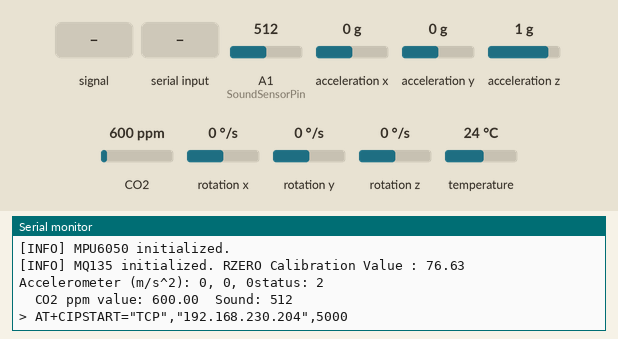
This sketch was run on a simulated Arduino Leonardo, built with avr-gcc and run on an emulated ATmega32U4. Shown: the last lines printed to the serial monitor. The test bench sets the inputs (shaded band); at power-on: acceleration x 0 g, A1 (SoundSensorPin) = 512, acceleration y 0 g, acceleration z 1 g, CO2 600 ppm, rotation x 0 °/s, rotation y 0 °/s, rotation z 0 °/s, temperature 24 °C. The modem accepts every AT command (registered, SIM ready, sends succeed) and sends nothing else.

Above: at 10.2 s.
10.3 s: A1 (SoundSensorPin) fed a 200 Hz sine of ±81 counts around its level
12.5 s: acceleration x set to -1.4 g
At 13.8 s:
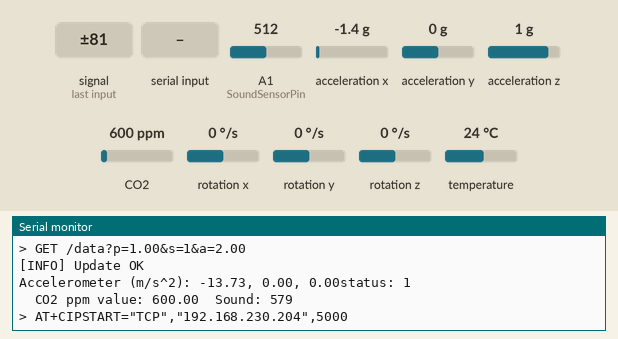
14.0 s: A1 (SoundSensorPin) set to 716
At 15.4 s:
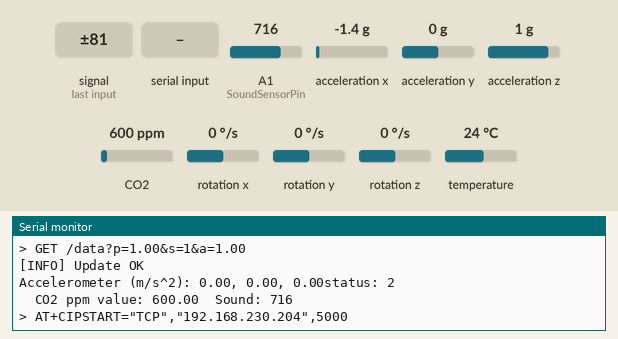
15.5 s: acceleration y set to -1.4 g
17.0 s: A1 (SoundSensorPin) fed a 1000 Hz sine of ±255 counts around its level
18.5 s: "1" received over the second serial link
Timing chart, 0 to 21.0 s (numbered marks = the images above; inputs shaded):
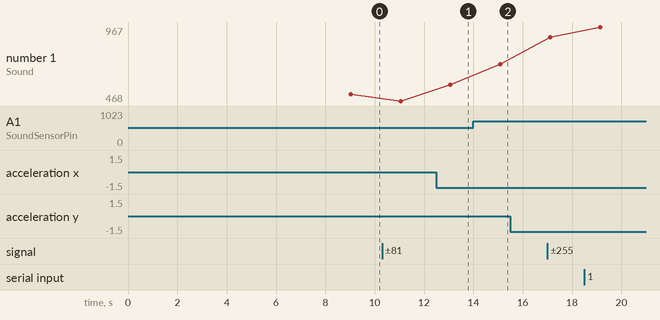

The sketch:

SubwayEaseUpMain.ino
```cpp
#include "ACCSensor.cpp"
#include "AirSensor.cpp"
#include "Sound.cpp"
#include "Wifi.cpp"

/*loop COUNT*/
int count = 0;

/*value*/
int sound;
float ppm;
float acc_all;
String ppm_s, sound_s, acc_all_s;

void setup() {
    wifiSetUp("OPPO A9 2020", "12345qwert");

    Serial.begin(9600);
    while (!Serial) {
        delay(10);  // will pause Zero, Leonardo, etc until serial console opens
    }
    /*PING SET*/
    acceleration_setup();
    air_setup();
}

void loop() {
    acc_all = acceleration_loop(count);
    ppm = air_loop();
    sound = sound_loop();
    // delay(1000);
    count++;
    /*to string*/
    ppm_s = String(ppm);
    sound_s = String(sound);
    acc_all_s = String(acc_all);

    sendToServer(
            "192.168.230.204",
            "5000",
            "/data?p=" + ppm_s + "&s=" + sound_s + "&a=" + acc_all_s,
            true);

}
```

ACCSensor.cpp
```cpp
#include <Wire.h>
#include <Adafruit_MPU6050.h>
#include <HardwareSerial.h>

/*PING DEFINE*/
static Adafruit_MPU6050 mpu;  //acceleration define
/*PING DEFINE _END*/

static float prex = 0, prey = 0, prez = 0, acc_sum = 0;
static int status;// 0->heading toward next station, 1->close to next station, 2-> between two station

static void acceleration_setup() {
    if (!mpu.begin()) {
        Serial.println("[ERROR] Failed to find MPU6050 chip");
        while (1) {
            delay(10);
        }
    }
    mpu.setAccelerometerRange(MPU6050_RANGE_16_G);
    mpu.setGyroRange(MPU6050_RANGE_250_DEG);
    mpu.setFilterBandwidth(MPU6050_BAND_21_HZ);
    Serial.println("[INFO] MPU6050 initialized.");
}

static float acceleration_loop(int count) {
    /* Get new sensor events with the readings */
    sensors_event_t a, g, temp;
    mpu.getEvent(&a, &g, &temp);

    if (count == 0) {
        prex = a.acceleration.x;
        prey = a.acceleration.y;
        prez = a.acceleration.z;

        /* Print out the accelerometer and gyro values */
        Serial.print("Accelerometer (m/s^2): ");
        Serial.print(0);
        Serial.print(", ");
        Serial.print(0);
        Serial.print(", ");
        Serial.print(0);
    } else {
        /* Print out the accelerometer and gyro values */
        Serial.print("Accelerometer (m/s^2): ");
        Serial.print(a.acceleration.x - prex);
        Serial.print(", ");
        Serial.print(a.acceleration.y - prey);
        Serial.print(", ");
        Serial.print(a.acceleration.z - prez);

        acc_sum = abs(a.acceleration.x - prex) + abs(a.acceleration.y - prey) + abs(a.acceleration.z - prez);

        prex = a.acceleration.x;
        prey = a.acceleration.y;
        prez = a.acceleration.z;
    }
    if (acc_sum > 3) {
        digitalWrite(8, HIGH);
        if (status==2){
          status=1;
        }else if(status==1){
          status = 0;
        }

    } else {
        digitalWrite(8, LOW);
        status = 2;
    }
  Serial.print("status: ");
  Serial.println(status);
    return status;
}
```

AirSensor.cpp
```cpp
#include <MQ135.h>
#include <HardwareSerial.h>

/*PING DEFINE*/
#define ANALOGPIN A0  // 空氣船趕氣腳位
/*PING DEFINE _END*/

static MQ135 gasSensor = MQ135(ANALOGPIN);  // AIR SENSOR PING

static void air_setup() {
    float rzero = gasSensor.getRZero();
    delay(3000);
    Serial.print("[INFO] MQ135 initialized. RZERO Calibration Value : ");
    Serial.println(rzero);
}

static float air_loop() {
    Serial.print("\tCO2 ppm value: ");
    float ppm = gasSensor.getPPM();
    Serial.print(ppm);

    if (ppm > 300) {
        return 1;
    } else {
        return 0;
    }
}
```

Sound.cpp
```cpp
#include <Wire.h>
#include <Arduino.h>
#include <HardwareSerial.h>

/*PING DEFINE*/
#define SoundSensorPin A1    // SOUND SENSOR PING
static int sound_value = 0;  // sound define
/*PING DEFINE _END*/

static int sound_loop() {
    sound_value = analogRead(SoundSensorPin);  //set the value as the value read from A2
    Serial.print("\tSound: ");
    Serial.println(sound_value, DEC);  //print the value and line wrap

    if (sound_value > 200) {
        return 1;
    } else {
        return 0;
    }
}
```

Wifi.cpp
```cpp
#include <SoftwareSerial.h>
#include <WiFiEsp.h>

static SoftwareSerial ESP8266(11, 12);  // Arduino 的 RX, TX

static unsigned long realtime = 0;
static bool FAIL_8266 = false;

// 下方參考
// http://andrewpythonarduino.blogspot.com/2018/05/python27esp8266-and-iot.html

// 確認連接狀態
static boolean isWifiConnect() {
    return !FAIL_8266;
}

// 發送命令給 ESP8266 並顯示在 Serial
static void sendESP8266cmd(String cmd, int waitTime) {
    Serial.println("> " + cmd);
    ESP8266.println(cmd);
    delay(waitTime);
}

// 連線到 WiFi
static boolean connectWiFi(String wifi_name, String password, int timeout) {
    // 設置成 station MODE
    sendESP8266cmd("AT+CWMODE=1", 2000);
    Serial.println("[INFO] WiFi Mode:STA");

    // 重複重連直到 timeout 次數
    do {
        String cmd = "AT+CWJAP=\"" + wifi_name + "\",\"" + password + "\"";

        sendESP8266cmd(cmd, 1000);
        Serial.println("[INFO] Join AP...");

        if (ESP8266.find("OK")) {
            Serial.println("> OK");
            sendESP8266cmd("AT+CIPMUX=0", 1000);
            return true;
        }
    } while ((timeout--) > 0);
    return false;
}

// 初始化 Wifi
static void wifiSetUp(String wifi_name, String password) {
    Serial.begin(9600);
    ESP8266.begin(115200);

    // 重複直到連接上 Wifi
    do {
        sendESP8266cmd("AT+RST", 2000);
        Serial.println("[INFO] Reset ESP8266...");
        // 重設
        if (!ESP8266.find("OK")) {
            // 連接 ESP8266 失敗
            delay(500);
            FAIL_8266 = true;
            Serial.println("[ERROR] ESP8266 No Response");
            continue;
        }

        Serial.println("> OK");

        // 連線AP
        if (!connectWiFi(wifi_name, password, 10)) {
            // 連接 Wifi 失敗
            FAIL_8266 = true;
            Serial.println("[ERROR] Connect Fail");
            continue;
        }

        // 連接 Wifi 成功
        FAIL_8266 = false;
        Serial.println("[INFO] Connect Success");
    } while (FAIL_8266);
}

// 發送到伺服器
static boolean sendToServer(String ip, String port, String msg, short use_get) {
    if (FAIL_8266) return false;

    // 連線伺服器指令
    String cmd = "AT+CIPSTART=\"TCP\",\"" + ip + "\"," + port;
    sendESP8266cmd(cmd, 2000);

    // 檢查是否連線成功
    if (!ESP8266.find("OK")) {
        // TCP 失敗
        Serial.println("[ERROR] TCP Close");
        sendESP8266cmd("AT+CIPCLOSE", 1000);
        return false;
    }

    // TCP 成功
    Serial.println("[INFO] TCP OK");

    if (use_get)
        // 發送 Request (GET)
        cmd = "GET " + msg;
    else
        cmd = "POST " + msg;

    ESP8266.print("AT+CIPSEND=");
    ESP8266.println(cmd.length());

    if (!ESP8266.find(">")) return;

    // 把命令顯示出來
    ESP8266.print(cmd);
    Serial.println("> " + cmd);

    // 檢查是否成功執行 Request
    if (ESP8266.find("OK")) {
        Serial.println("[INFO] Update OK");
        return true;
    } else {
        Serial.println("[ERROR] Update Error");
        return false;
    }
}
```

Measured:
- after the input at 12.5 s, the serial monitor: prints a new line after 0.57 s (image 1)
- after the input at 14.0 s, the serial monitor: prints a new line after 1.1 s (image 2)
- plotted number 1: 512 → 468 after the input at 10.3 s, 468 → 579 after the input at 12.5 s, 579 → 716 after the input at 14.0 s, 716 → 899 after the input at 17.0 s, 899 → 967 after the input at 18.5 s
